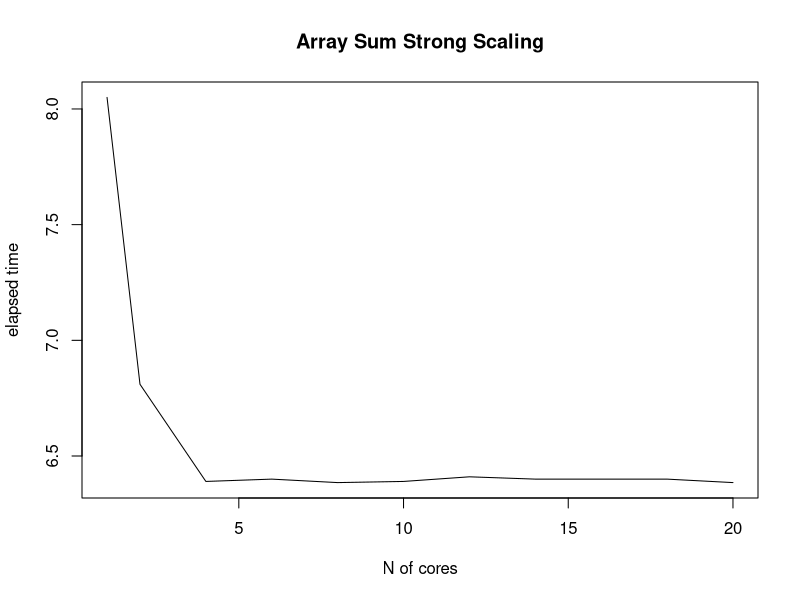
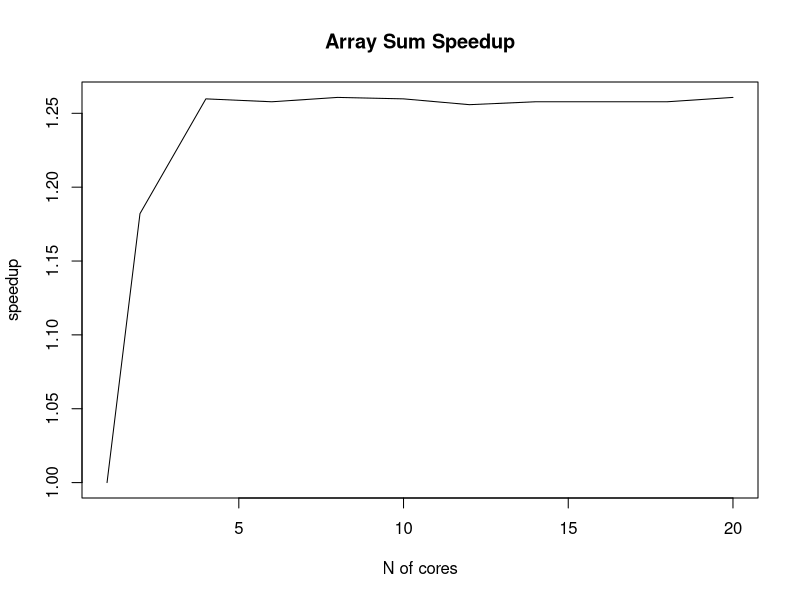

Here is the R script that generated these plots, in order:

library(readr)
time_executions <- read_csv2("time_executions_array_sum.csv")
View(time_executions)

plot(time_executions$p,time_executions$time,type = "l",ylab = "elapsed time",xlab= "N of cores",main = "Array Sum Strong Scaling")
serial_time=time_executions$time[1]
plot(time_executions$p,serial_time/time_executions$time,type = "l",ylab = "speedup",xlab= "N of cores",main = "Array Sum Speedup")


